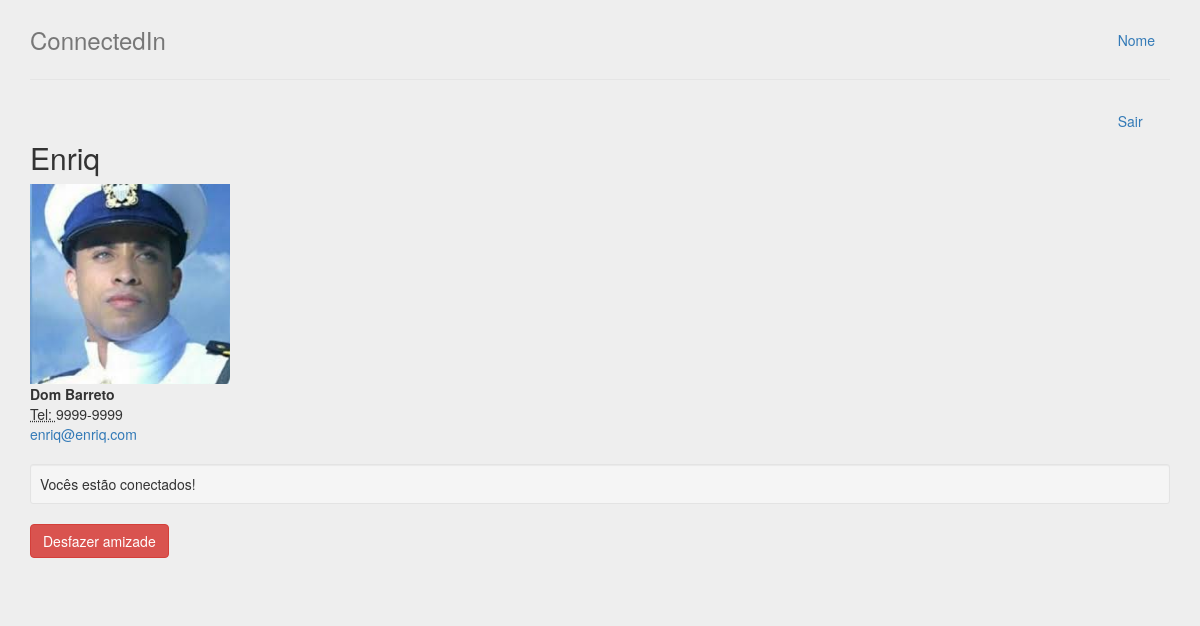
Page /perfil/22 (signed in) on the earlier database version.
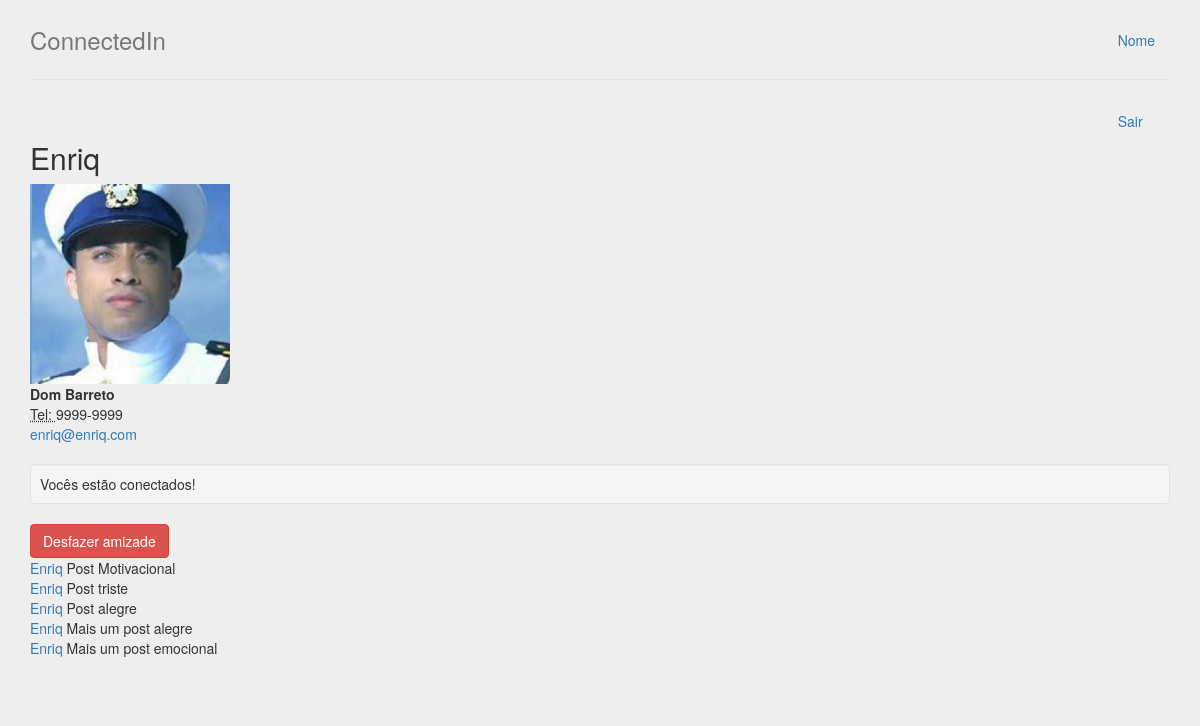
Same page on the later database version.
### perfis/models.py (models this page shows, shortened)
class Post(models.Model):
    texto = models.TextField(null=False)
    data = models.DateTimeField(auto_now_add=True)
    perfil = models.ForeignKey('Perfil',
                               on_delete=models.CASCADE,
                               related_name='posts')
    foto = models.ImageField(upload_to='posts_fotos', blank=True, null=True)

class Perfil(models.Model):
    nome = models.CharField(max_length=255, null=False)
    telefone = models.CharField(max_length=20, null= False)
    nome_empresa = models.CharField(max_length=255, null=False)
    contatos = models.ManyToManyField('Perfil')
    photo = models.ImageField(upload_to='profile_photo', blank=True, default='default_photo.png')
    usuario = models.OneToOneField(User, related_name='perfil', on_delete=models.CASCADE, null=True)
    @property
    def email(self):
        return self.usuario.email
    def ja_eh_contato(self, perfil):
        return self.contatos.filter(id=perfil.id).exists()
    def tem_convite(self, perfil):
        return (Convite.objects.filter(solicitante=self, convidado=perfil).exists() or Convite.objects.filter(solicitante=perfil, convidado=self).exists())
    def get_perfil_posts(self):
        posts = Post.objects.filter(perfil=self)
        return posts

### perfis/views.py (the view)
# urls.py: path('perfil/<int:perfil_id>', perfis_views.exibir_perfil, name='exibir'),
@login_required()
def exibir_perfil(request, perfil_id):
    perfil = Perfil.objects.get(id=perfil_id)
    perfil_logado = get_perfil_logado(request)
    ja_eh_contato = perfil_logado.ja_eh_contato(perfil)
    tem_convite = perfil.tem_convite(perfil_logado)
    timeline_my_posts = perfil.get_perfil_posts()
    page = request.GET.get('page', 1)
    paginator = Paginator(timeline_my_posts, 5)
    try:
        posts = paginator.page(page)
    except PageNotAnInteger:
        posts = paginator.page(1)
    except EmptyPage:
        posts = paginator.page(paginator.num_pages)
    return render(request, 'perfil.html', {'perfil' : perfil,
                                           'perfil_logado' : perfil_logado,
                                           'ja_eh_contato': ja_eh_contato,
                                           'tem_convite': tem_convite, 'posts': posts})

### perfis/views.py (called while the page is built)
@login_required()
def get_perfil_logado(request):
    return request.user.perfil

### perfis/templates/perfil.html (shortened to what this page needs)
{% extends 'base.html' %}
{% load staticfiles %}
{% block body %}
	<div class="col-3">
        <div class="row">
            <div class="col-lg-12">
                <h2 style="margin-top:0">{{ perfil.nome }}</h2>
                {% if perfil == perfil_logado %}
                    <a href="{% url 'update_photo' %}"><img src="{{ perfil_logado.photo.url }}" width="200px"></a>
                {% else %}
                    <img src="{{ perfil.photo.url }}" width="200px">
                {% endif %}
                <address>
                    <strong>{{ perfil.nome_empresa }}</strong><br/>
                    <abbr title="Telefone">Tel: </abbr>{{ perfil.telefone }}<br/>
                    <a href="mailto:{{ perfil.email }}">{{ perfil.email }}</a>
                </address>
                {% if perfil == perfil_logado %}
                    <div class="pull-left">
                        <a href="{% url 'desativar' %}" class="btn btn-danger">Desativar perfil</a>
                    </div>
                {% else %}
                    {% if ja_eh_contato %}
                        <div class="well well-sm">Vocês estão conectados!</div>
                        <a href="{% url 'desfazer_amizade' perfil.id %}" class="btn btn-danger" role="button">Desfazer amizade</a>
                    {% elif tem_convite %}
                        <a class="btn btn-primary" >Aguardando aprovação</a>
                    {% else %}
                        <a href="{% url 'convidar' perfil.id %}" class="btn btn-success" role="button">Convidar</a>
                {% endif %}
            {% endif %}
            </div>
        </div>
    </div>
    <div class="col-6 border bg-light">
        <div>
            {% if posts %}
                {% for post in posts %}
                    <div class="card card-body">
                        <a href="{% url 'exibir' post.perfil.id %}">{{ post.perfil.nome }}</a>
                        {% if post.foto %}
                            {{ post.texto }}
                            <img src="{{ post.foto.url }}">
                        {% else %}
                            {{ post.texto }}
                        {% endif %}
                    </div>
                {% endfor %}
            {% endif %}
        </div>
    </div>
{% endblock %}

Differences in the rows shown:
added Post: perfil.nome "Enriq", texto "Post Motivacional"
added Post: perfil.nome "Enriq", texto "Post triste"
added Post: perfil.nome "Enriq", texto "Post alegre"
added Post: perfil.nome "Enriq", texto "Mais um post alegre"
added Post: perfil.nome "Enriq", texto "Mais um post emocional"
